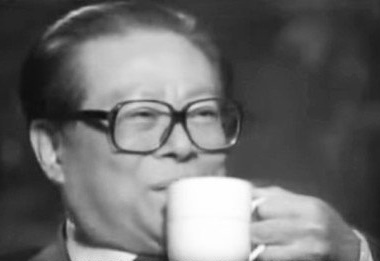
#> input picture files/code/MRSVD/elder.JPG, 380 x 261 px, found by its file name
$ jupyter execute MRSVD.ipynb
#> lines starting #> are read from the running program, lines starting #| are printed output that depends on the picture; long printed decimals are rounded
[cell 1]
import numpy as np
import random
from PIL import Image
im = Image.open('elder.jpg').convert('L')
im.show()
X = np.array(im)
d, n = X.shape
#> d = 261; n = 380

[cell 2]
k, alpha = d // 10, 0.3
#> k = 26; alpha = 0.3
S = X.T[random.sample(range(n), int(alpha * n))]
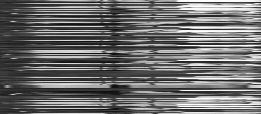
#> S: shape (114, 261); min 15, max 255, mean 108.6

[cell 3]
u, s, v = np.linalg.svd(X)
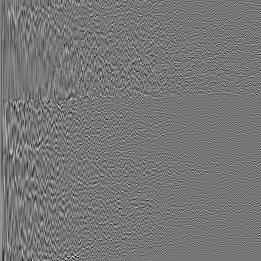
#> u: shape (261, 261) float64; min -0.33, max 0.376, mean 0.000209; drawn with min black and max white
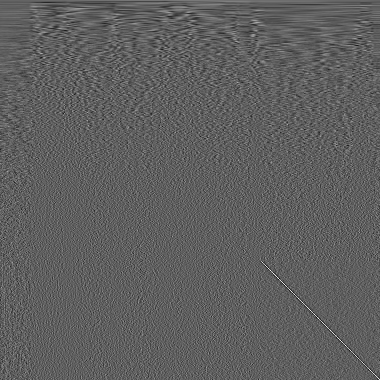
#> v: shape (380, 380) float64; min -0.296, max 0.496, mean 0.000114; drawn with min black and max white
#> s = 261 values, max 37862.4 at index 0, min 1.4 at index 260, mean 341.4
Xk = np.dot(u[:, :k], np.diag(s[:k])).dot(v[:k, :])
print('TSVD:')
print('Squared Error:', np.sum((X - Xk) ** 2))
#| Squared Error: 1712336.319
Image.fromarray(Xk).show()

[cell 4]
p, m_max = k // 2, 9
#> p = 13; m_max = 9
XR = [X.dot(np.random.normal(loc=0.0, scale=1, size=(n, m_max))) for _ in range(k + p)]
#> XR = 39 items
XS = [i ** 2 for i in XR]
#> XS = 39 items
for i in range(k + p):
    XS[i] += X.dot(np.random.normal(loc=0.0, scale=1, size=(n, m_max))) ** 2
    XS[i] = np.sqrt(XS[i])

[cell 5]
#RSVD
Q, QT = np.zeros((d, 0)), np.zeros((0, d))
#> Q = empty array; QT = empty array
for i in range(k + p):
    r = XR[i][:,0]
    r = r - Q.dot(QT.dot(r))
    r = r / np.sqrt(np.sum(r ** 2))
    Q, QT = np.c_[Q, r], np.r_[QT, r.reshape(1, -1)]
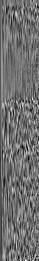
#> Q: shape (261, 39) float64; min -0.23, max 0.291, mean -0.00108; drawn with min black and max white
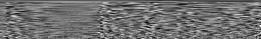
#> QT: shape (39, 261) float64; min -0.23, max 0.291, mean -0.00108; drawn with min black and max white
u, s, v = np.linalg.svd(QT.dot(X))
#> u: shape (39, 39) float64
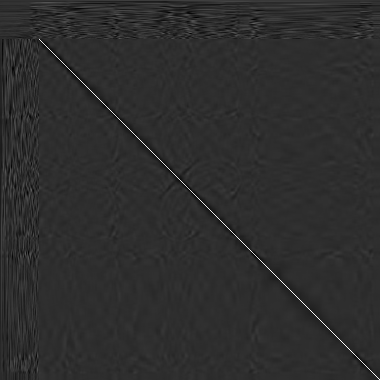
#> v: shape (380, 380) float64; min -0.213, max 0.965, mean 0.00015; drawn with min black and max white
#> s = 39 values, max 37861.5 at index 0, min 111.8 at index 38, mean 2098.5
Xk = Q.dot(np.dot(u[:, :k], np.diag(s[:k])).dot(v[:k, :]))
print('RSVD:')
print('Squared Error:', np.sum((X - Xk) ** 2))
#| Squared Error: 2956748.921
Image.fromarray(Xk).show()

[cell 6]
print('MRSVD:')
for m in range(1, m_max + 1):
    Q, QT = np.zeros((d, 0)), np.zeros((0, d))
    for i in range(k + p):
        r = XS[i][:, :m]
        r = r - Q.dot(QT.dot(r))
        r = r / np.sqrt(np.sum(r ** 2, axis = 0))
        r = r[:, np.argmax(np.sum(S.dot(r) ** 2, axis = 0))]
        Q, QT = np.c_[Q, r], np.r_[QT, r.reshape(1, -1)]
    u, s, v = np.linalg.svd(QT.dot(X))
    Xk = Q.dot(np.dot(u[:, :k], np.diag(s[:k])).dot(v[:k, :]))
    print('t = ', m)
    print('Squared Error:', np.sum((X - Xk) ** 2))
#> this loop made 9 passes
#| Squared Error: 3547945.867
#| Squared Error: 3298384.554
#| Squared Error: 3221889.488
#| Squared Error: 2992384.021
#| Squared Error: 2879023.260
#| Squared Error: 2803657.574
#| Squared Error: 2890341.438
#| Squared Error: 2887618.958
#> (further printed lines are left out)
#> pass 1, `u, s, v = np.linalg.svd(QT.dot(X))`:
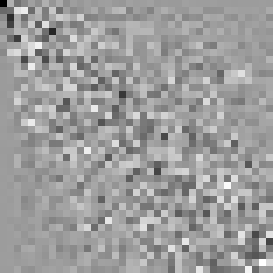
#> u: shape (39, 39) float64 (shown 7 times larger); min -0.932, max 0.581, mean 0.00201; drawn with min black and max white
#> pass 1, `u, s, v = np.linalg.svd(QT.dot(X))`:
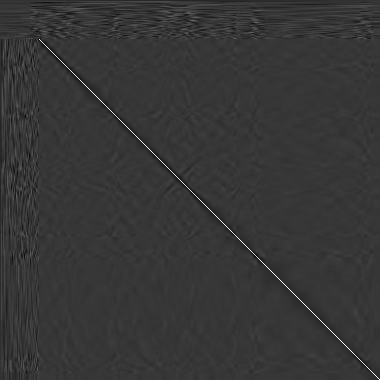
#> v: shape (380, 380) float64; min -0.264, max 0.96, mean -0.000256; drawn with min black and max white
#> pass 1, `Xk = Q.dot(np.dot(u[:, :k], np.diag(s[:k])).dot(v[:k, :]))`:
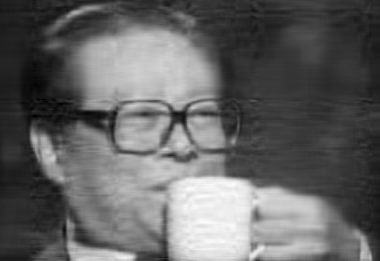
#> Xk: shape (261, 380) float64; min 1.15, max 270.8, mean 107.2; drawn with min black and max white
#> pass 2, `u, s, v = np.linalg.svd(QT.dot(X))`:
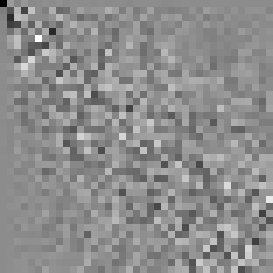
#> u: shape (39, 39) float64 (shown 7 times larger); min -0.989, max 0.801, mean 0.00324; drawn with min black and max white
Image.fromarray(Xk).show()
